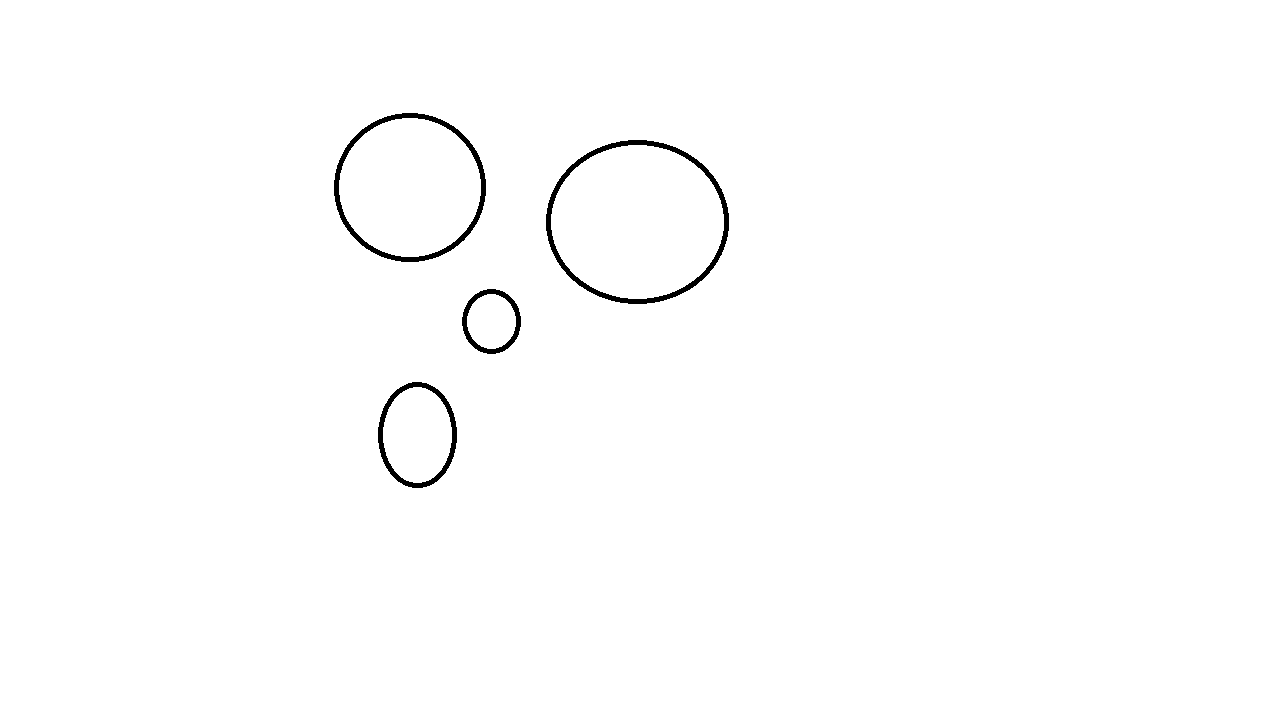
#> input picture Images/default.jpg, 1266 x 717 px
$ python index.py
#> lines starting #> are read from the running program, lines starting #| are printed output that depends on the picture; after the words box and inside, x2 and y2 are one past the last pixel; in counts of white or black regions, pixels touching at a corner belong together

# import libraries
import numpy as np #Array
import cv2 #processing library


# load image
img = cv2.imread("./Images/default.jpg")
#> img is the input picture: shape (717, 1266, 3); 99.2% white; 4 black regions, box (x1, y1, x2, y2) and area: (546, 140, 729, 304) 2645, (334, 113, 486, 262) 2272, (378, 382, 457, 488) 1380, (462, 289, 521, 354) 889


# prep image - blur and convert to grey scale
grey = cv2.cvtColor(img, cv2.COLOR_BGR2GRAY)
blurred = cv2.GaussianBlur(grey, (17, 17), 0)


# show blurred image and grey scaled image
cv2.imshow("grey scale", grey)
cv2.imshow("blurred", blurred)
cv2.waitKey(0)


# canny edge detector
outline = cv2.Canny(blurred, 30, 150)
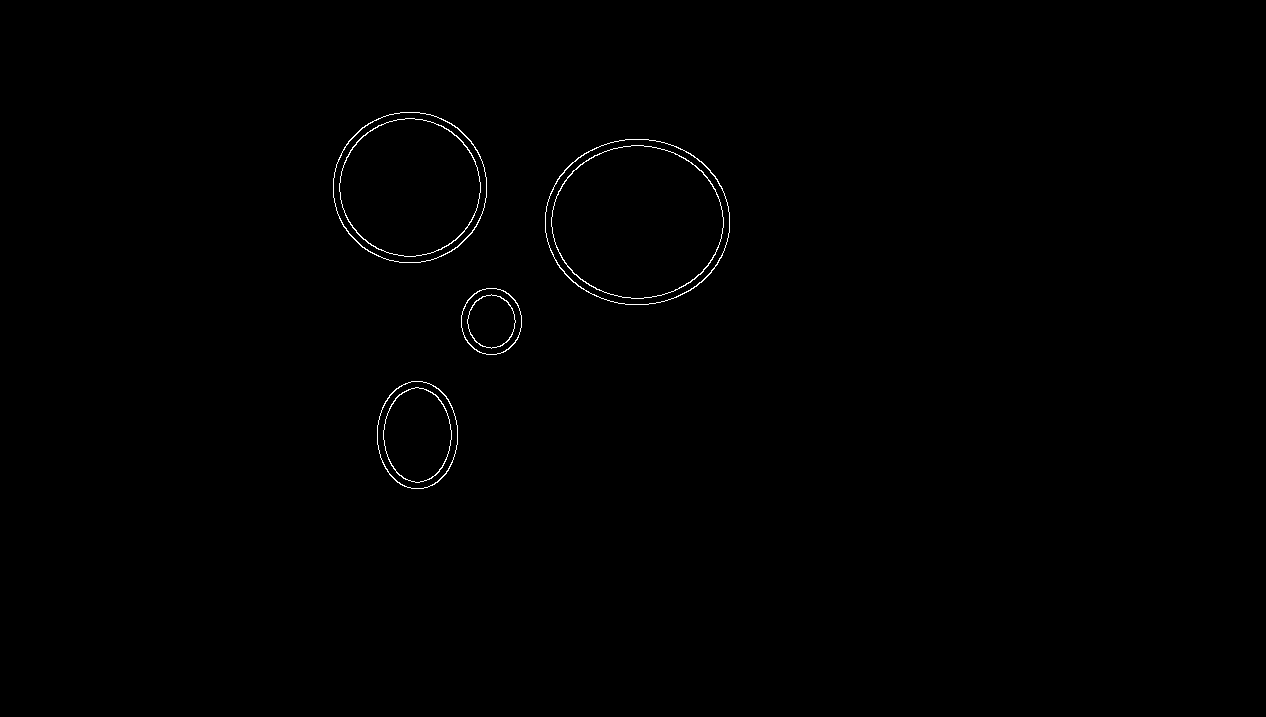
#> outline: shape (717, 1266); 0.37% white in thin lines or dots, all inside (x1, y1, x2, y2) = (333, 112, 730, 489)


# show canny edge detector
cv2.imshow("The edges", outline)
cv2.waitKey(0)


# find the contours
(cnts, _) = cv2.findContours(outline, cv2.RETR_EXTERNAL,
            cv2.CHAIN_APPROX_SIMPLE)
#> cnts = 4 contours; box (x1, y1, x2, y2) and area: (545, 139, 730, 305) 24040, (333, 112, 487, 263) 18184, (377, 381, 458, 489) 6813, (461, 288, 522, 355) 3158


# draw contours: -1 will draw all contours
cv2.drawContours(img, cnts, -1, (0, 255, 0), 2)
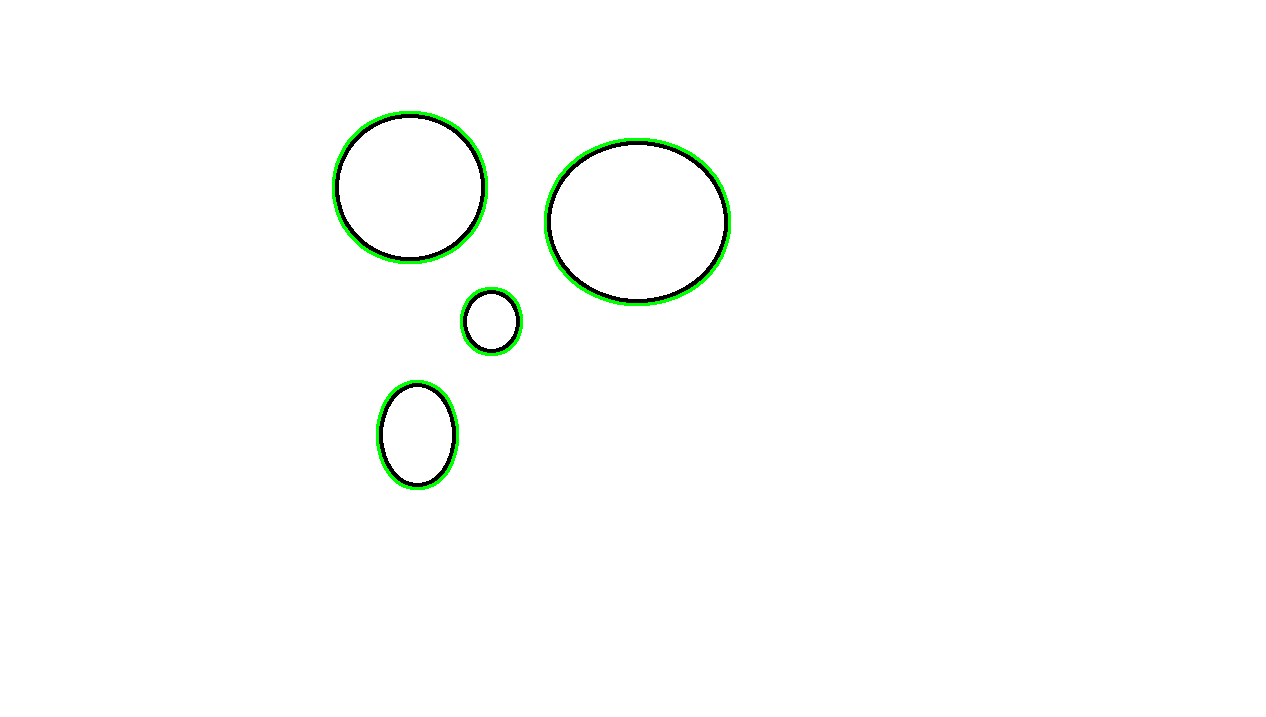
#> img: shape (717, 1266, 3); 0.58% of pixels changed, all inside (x1, y1, x2, y2) = (332, 111, 731, 490)
cv2.imshow("Result", img)
cv2.waitKey(0)


# Print how many coins we found
print("I found %i coins" % len(cnts))
#| I found 4 coins
